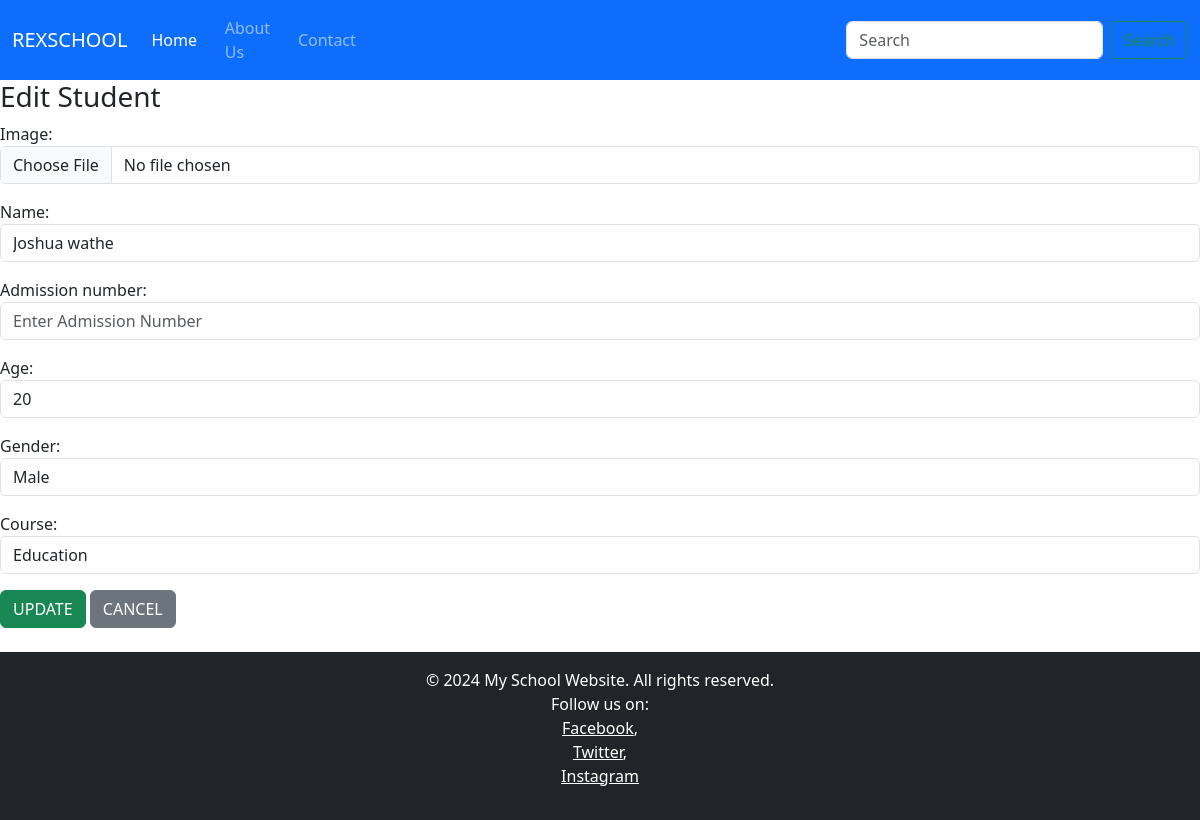
The page /student_app/edit/3/ on the database its author committed.
### student_app/models.py (models this page shows, shortened)
class Student(models.Model):
    image = models.ImageField(upload_to='student_images/', blank=True)
    name = models.CharField(max_length=50)
    admission_number = models.CharField(max_length=20, null=True)
    age = models.IntegerField()
    gender = models.CharField(max_length=10)
    course = models.CharField(max_length=50)

### student_app/views.py (the view)
# urls.py: path('edit/<int:id>/',views.edit,name='edit'),
def edit(request,id):
    student= get_object_or_404(Student,id=id)
    if request.method == 'POST':
        form = StudentForm(request.POST,request.FILES,instance=student)
        if form.is_valid():
            form.save()
            messages.success(request, 'Your changes have been saved successfully.')
            return redirect('about')
        else:
            messages.error(request,'Please check form details')
    else:
        form = StudentForm(instance=student)
    return render(request, 'edit.html', {'form':form,'student':student})

### student_app/forms.py
class StudentForm(forms.ModelForm):
    class Meta:
        model = Student
        fields = '__all__'
        widgets = {
            'name': forms.TextInput(attrs={'class': 'form-control', 'placeholder': 'Enter Name'}),
            'admission_number': forms.TextInput(attrs={'class': 'form-control', 'placeholder': 'Enter Admission Number'}),
            'age': forms.NumberInput(attrs={'class': 'form-control', 'placeholder': 'Enter Age'}),
            'gender': forms.TextInput(attrs={'class': 'form-control', 'placeholder': 'Enter Gender'}),
            'course': forms.TextInput(attrs={'class': 'form-control', 'placeholder': 'Enter Course'}),
            'image': forms.ClearableFileInput(attrs={'class': 'form-control','accept': 'image/*','tittle':'Upload image here'})
        }

### student_app/templates/edit.html (shortened to what this page needs)
{% extends 'base.html' %}
{% block content %}
<h3>Edit Student</h3>
<form method="post" enctype="multipart/form-data">
    {{ form.as_p }}
    <button class="btn btn-success" type="submit">  UPDATE</button>
    <a href="" class="btn btn-secondary">CANCEL</a>
</form>
{% endblock %}

### rows shown on the page
Student: name "Joshua wathe", age "20", gender "Male", course "Education"
